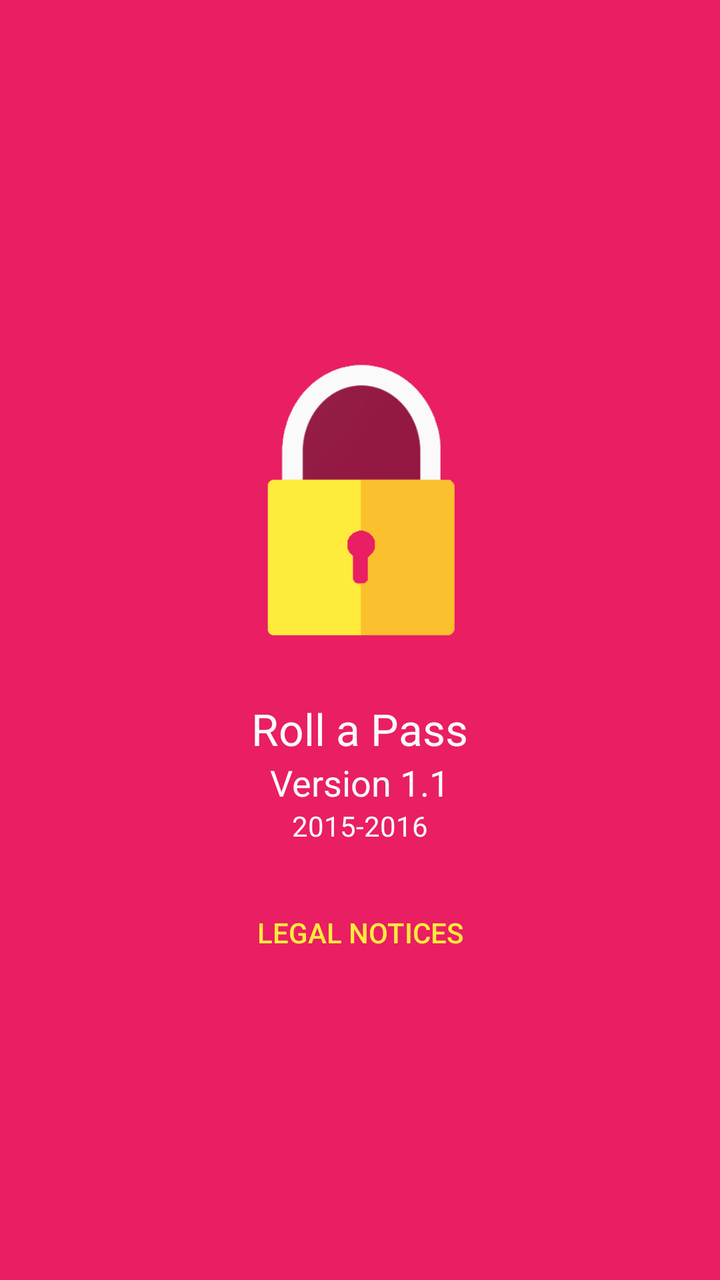
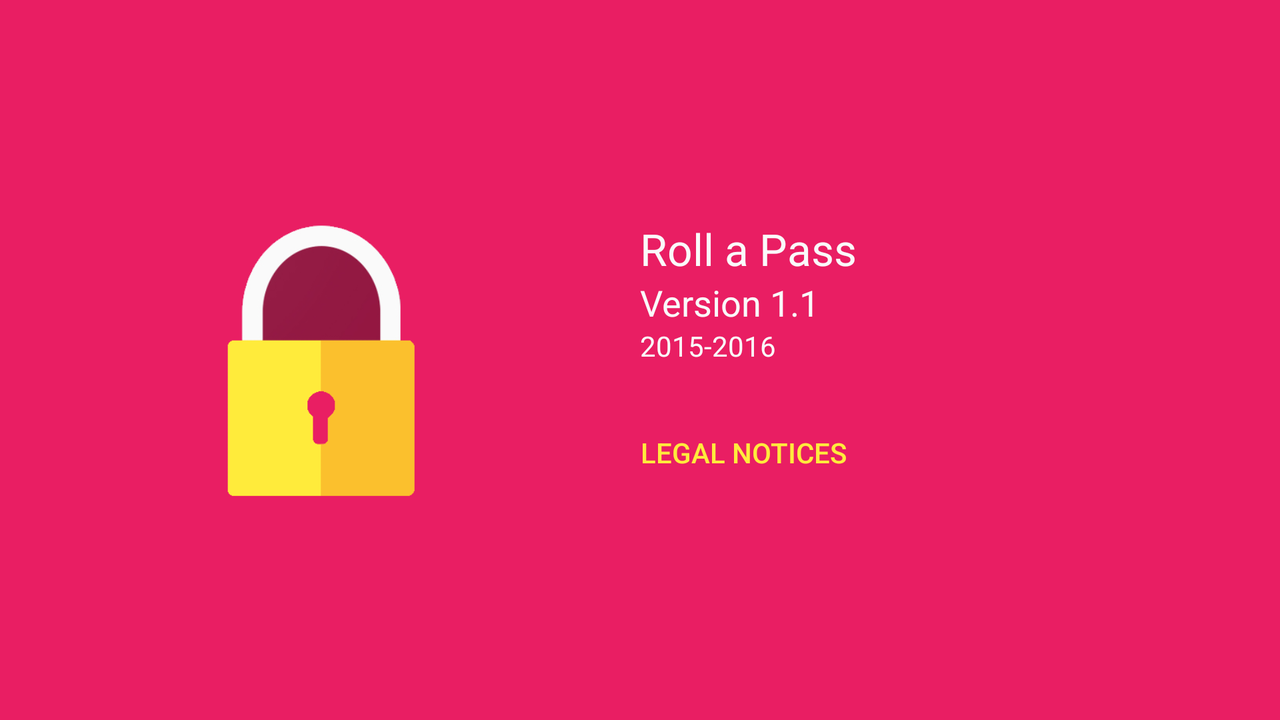

Two renders of one Android screen. The first uses the default layout on a phone; the second uses the alternative layout the repository ships for a different screen configuration, on a matching device. The two XML files are below.
<!-- AndroidManifest.xml: application theme AppTheme -->
<!-- res/layout/activity_about.xml -->
<?xml version="1.0" encoding="utf-8"?>
<android.support.design.widget.CoordinatorLayout
    xmlns:android="http://schemas.android.com/apk/res/android"
    xmlns:tools="http://schemas.android.com/tools"
    android:layout_width="match_parent"
    android:id="@+id/fl"
    android:background="@color/pink"
    android:layout_height="match_parent">
<LinearLayout
    android:layout_width="match_parent"
    android:layout_height="match_parent"
    android:orientation="vertical"
    android:gravity="center"
    tools:context="com.rpfsoftwares.rollapass.AboutActivity">

    <ImageView
        android:layout_width="200dp"
        android:layout_height="200dp"
        android:id="@+id/imageView"
        android:src="@drawable/lock_icon"
        android:layout_gravity="center_horizontal" />

    <TextView
        android:layout_width="wrap_content"
        android:layout_height="wrap_content"
        android:textAppearance="?android:attr/textAppearanceLarge"
        android:text="@string/app_name"
        android:id="@+id/textView"
        android:layout_gravity="center_horizontal" />

    <TextView
        android:layout_width="wrap_content"
        android:layout_height="wrap_content"
        android:textAppearance="?android:attr/textAppearanceMedium"
        android:text="@string/version"
        android:id="@+id/textView2"
        android:layout_gravity="center_horizontal" />

    <TextView
        android:layout_width="wrap_content"
        android:layout_height="wrap_content"
        android:textAppearance="?android:attr/textAppearanceSmall"
        android:text="@string/year"
        android:id="@+id/textView3"
        android:layout_gravity="center_horizontal" />

    <Button
        style="?android:attr/buttonStyleSmall"
        android:background="@android:color/transparent"
        android:textColor="@color/yellow700"
        android:layout_marginTop="20dp"
        android:layout_width="wrap_content"
        android:layout_height="wrap_content"
        android:text="LEGAL NOTICES"
        android:id="@+id/btnNotices"
        android:layout_gravity="center_horizontal" />
</LinearLayout>

    <android.support.design.widget.FloatingActionButton
        android:layout_width="wrap_content"
        android:id="@+id/fab"
        android:layout_gravity="bottom|end"
        android:clickable="true"
        android:layout_margin="16dp"
        android:elevation="6dp"
        android:visibility="gone"
        android:src="@drawable/ic_contact_mail_white_36dp"
        android:layout_height="wrap_content" />

</android.support.design.widget.CoordinatorLayout>
<!-- resources referenced by this layout -->
<resources>
  <color name="pink">#e91e63</color>
  <color name="yellow700">#ffeb3c</color>
  <!-- drawable lock_icon: png bitmap (drawable, 33757 bytes) -->
  <string name="app_name">Roll a Pass</string>
  <string name="version">Version 1.1</string>
  <string name="year" translatable="false">2015-2016</string>
  <style name="AppTheme" parent="MyMaterialTheme">
          
      </style>
  <style name="MyMaterialTheme" parent="MyMaterialTheme.Base">
  
      </style>
  <style name="MyMaterialTheme.Base" parent="Theme.AppCompat.Light.DarkActionBar">
          <item name="windowNoTitle">true</item>
          <item name="windowActionBar">false</item>
          <item name="colorPrimary">@color/pink</item>
          <item name="colorPrimaryDark">@color/pink700</item>
          <item name="colorAccent">@color/yellow</item>
          <item name="android:textColor">@color/white</item>
          <item name="android:textColorHint">@color/white</item>
          <item name="android:textColorPrimary">@color/yellow700</item>
          <item name="android:windowBackground">@color/bg</item>
      </style>
  <color name="pink700">#c2185b</color>
  <color name="yellow">#fcc02e</color>
  <color name="white">#fafafa</color>
  <color name="bg">#263238</color>
</resources>
<!-- res/layout-land/activity_about.xml (the repository's variant of the layout above) -->
<!-- drawn on the phone turned sideways -->
<?xml version="1.0" encoding="utf-8"?>
<android.support.design.widget.CoordinatorLayout
    xmlns:android="http://schemas.android.com/apk/res/android"
    xmlns:tools="http://schemas.android.com/tools"
    android:layout_width="match_parent"
    android:id="@+id/fl"
    android:background="@color/pink"
    android:layout_height="match_parent">
    <LinearLayout
        android:layout_width="match_parent"
        android:layout_height="match_parent"
        android:orientation="horizontal"
        android:weightSum="1"
        android:gravity="center_horizontal|center_vertical"
        tools:context="com.rpfsoftwares.rollapass.AboutActivity">
    <LinearLayout
        android:layout_width="match_parent"
        android:layout_height="match_parent"
        android:orientation="vertical"
        android:layout_weight="0.5"
        android:gravity="center_horizontal|center_vertical"
        tools:context="com.rpfsoftwares.rollapass.AboutActivity">

        <ImageView
            android:layout_width="200dp"
            android:layout_height="200dp"
            android:id="@+id/imageView"
            android:src="@drawable/lock_icon"
            android:layout_gravity="center_horizontal" />
    </LinearLayout>
<LinearLayout
    android:layout_width="match_parent"
    android:layout_height="match_parent"
    android:orientation="vertical"
    android:layout_weight="0.5"
    android:gravity="center_vertical"
    tools:context="com.rpfsoftwares.rollapass.AboutActivity">

    <TextView
        android:layout_width="wrap_content"
        android:layout_height="wrap_content"
        android:textAppearance="?android:attr/textAppearanceLarge"
        android:text="@string/app_name"
        android:id="@+id/textView" />

    <TextView
        android:layout_width="wrap_content"
        android:layout_height="wrap_content"
        android:textAppearance="?android:attr/textAppearanceMedium"
        android:text="@string/version"
        android:id="@+id/textView2" />

    <TextView
        android:layout_width="wrap_content"
        android:layout_height="wrap_content"
        android:textAppearance="?android:attr/textAppearanceSmall"
        android:text="@string/year"
        android:id="@+id/textView3"/>

    <Button
        style="?android:attr/buttonStyleSmall"
        android:background="@android:color/transparent"
        android:textColor="@color/yellow700"
        android:layout_marginTop="20dp"
        android:layout_width="wrap_content"
        android:layout_height="wrap_content"
        android:text="LEGAL NOTICES"
        android:id="@+id/btnNotices"/>

</LinearLayout>
    </LinearLayout>

    <android.support.design.widget.FloatingActionButton
        android:layout_width="wrap_content"
        android:id="@+id/fab"
        android:layout_gravity="bottom|end"
        android:clickable="true"
        android:layout_margin="16dp"
        android:elevation="6dp"
        android:visibility="gone"
        android:src="@drawable/ic_contact_mail_white_36dp"
        android:layout_height="wrap_content" />

</android.support.design.widget.CoordinatorLayout>
